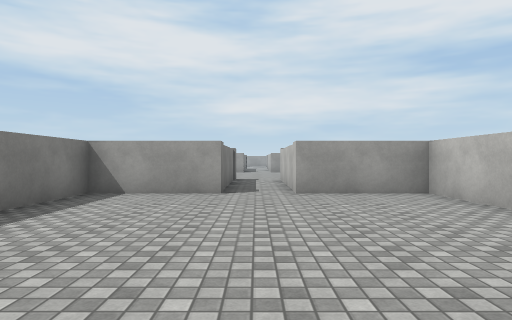
view 1 (above)

15 first-person views from a walk through a scene from a Unity 3-D project. The camera is 1.2 m above the floor, looks level and sees 75° across. Doors are open. The floor is counted in squares, 2 m on a side. Each view is taken from the middle of a square. On the plan, view 1 faces up. The plan holds only what a view shows up to about 10 squares ahead; the rest is blank. Surface patterns are stand-ins for the level's own textures.

view 2
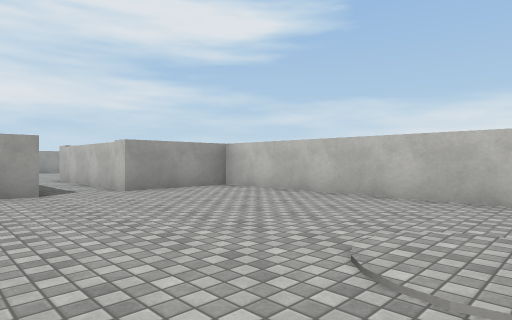

view 3
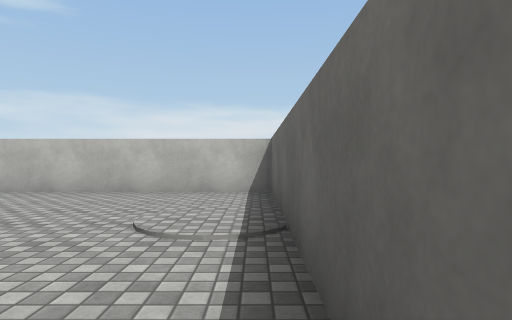

view 4
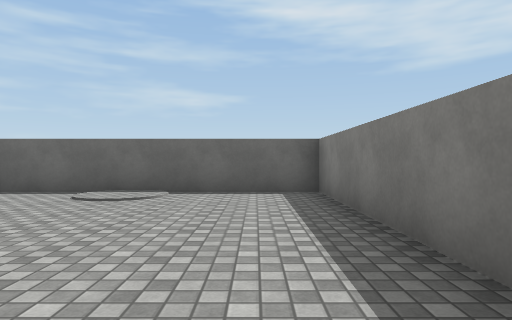

view 5
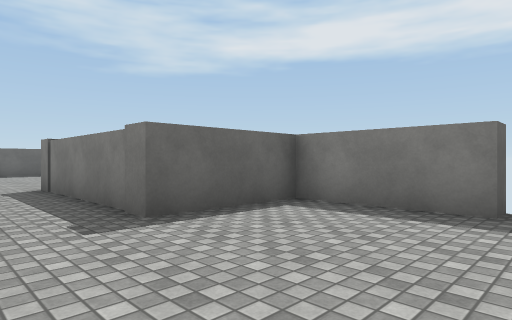

view 6
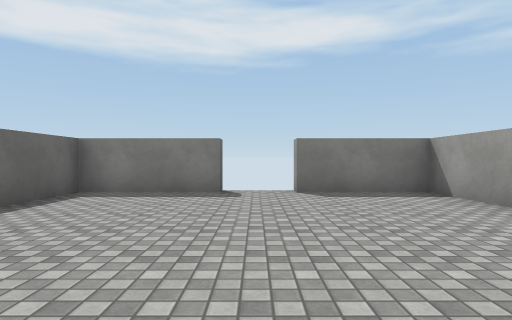

view 7
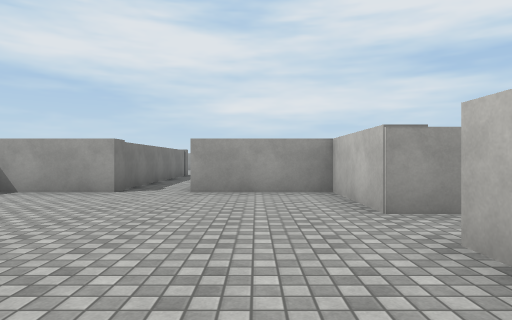

view 8
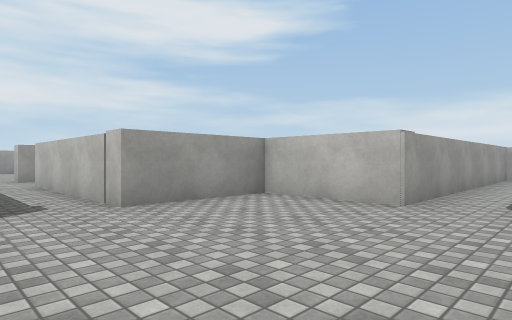

view 9
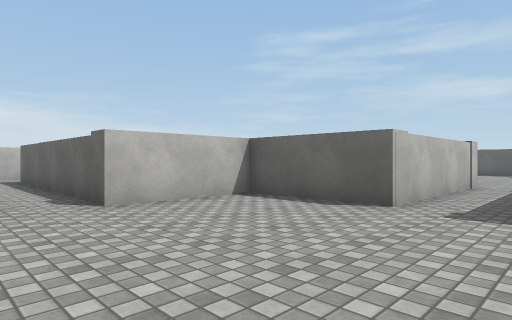

view 10
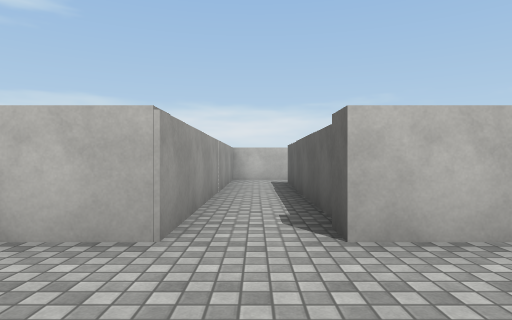

view 11
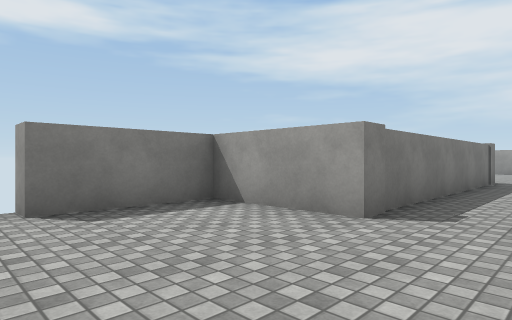

view 12
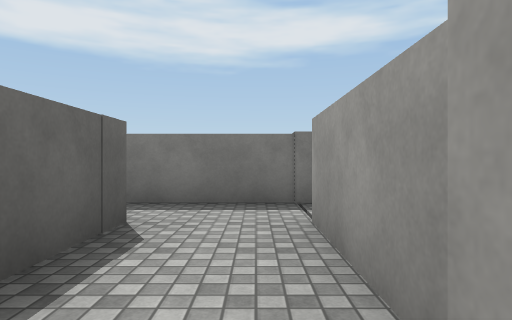

view 13
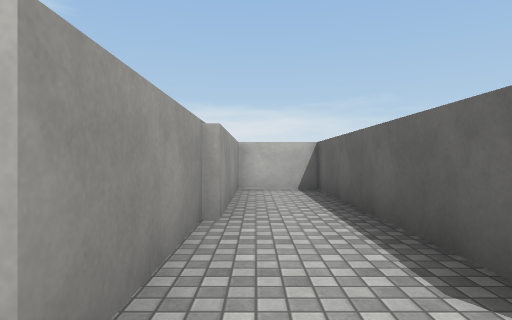

view 14
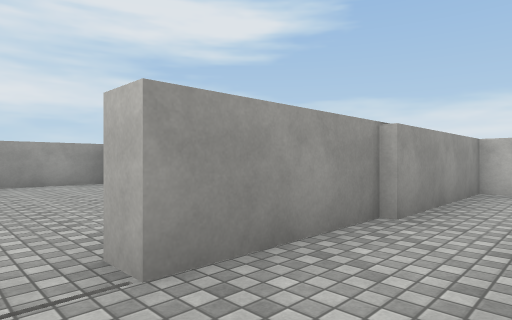

view 15
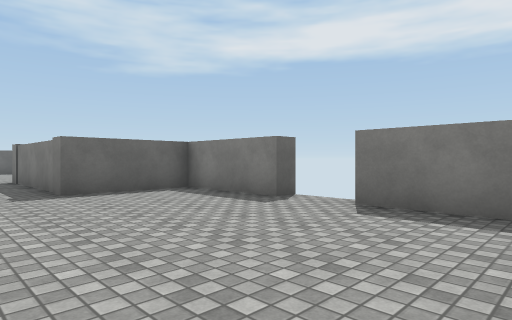

### Floor plan
Ten units are one square. View 1 is at (0, 0); x grows to the right and y downward. Boxes are objects, and circles mark ways between rooms. Rooms are numbered by the first view taken in them; rooms with no view inside come last. Other rooms are left out.
<svg viewBox="-43 -246 158 254">
<path fill="none" stroke="#000" d="M-7 -63 -32 -63 -32 3 34 3 34 -63 8 -63M-7 -172 -32 -172 -32 -147 -36 -147M8 -107 34 -107 34 -132M34 -147 34 -172 8 -172M-38 -132 -32 -132 -32 -107 -7 -107M34 -235 8 -235 8 -241M8 -217 69 -217 69 -234 32 -234M-7 -240 -7 -211M110 -129 110 -147 34 -147M34 -132 95 -132M-7 -211 -7 -172M8 -172 8 -217M-7 -107 -7 -63M8 -63 8 -107"/>
<circle cx="0" cy="-65" r="3" fill="#2a7"/>
<circle cx="40" cy="-140" r="3" fill="#2a7"/>
<circle cx="0" cy="-175" r="3" fill="#2a7"/>
<circle cx="0" cy="-105" r="3" fill="#2a7"/>
<circle cx="0" cy="-210" r="3" fill="#2a7"/>
<text x="0" y="-30">1</text>
<text x="0" y="-140">2</text>
<text x="30" y="-230">3</text>
<text x="80" y="-140">4</text>
<text x="0" y="-200">5</text>
<text x="0" y="-90">6</text>
</svg>
Room 1 opens to room 6. Room 2 opens to room 4. Room 2 opens to room 5. Room 2 opens to room 6. Room 3 opens to room 5.

Where each view was taken, in squares from view 1:
view 1: 0 up, 0 right, facing up
view 2: 0 up, 2 left, facing up-right
view 3: 0 up, 3 left, facing right
view 4: 6 up, 2 left, facing down
view 5: 14 up, 1 right, facing down-left
view 6: 14 up, 3 right, facing left
view 7: 11 up, 2 right, facing up
view 8: 13 up, 1 left, facing up-right
view 9: 15 up, 1 left, facing down-right
view 10: 14 up, 1 right, facing right
view 11: 14 up, 1 right, facing up-left
view 12: 23 up, 4 right, facing left
view 13: 23 up, 0 right, facing right
view 14: 22 up, 0 right, facing up-right
view 15: 17 up, 1 right, facing down-left
